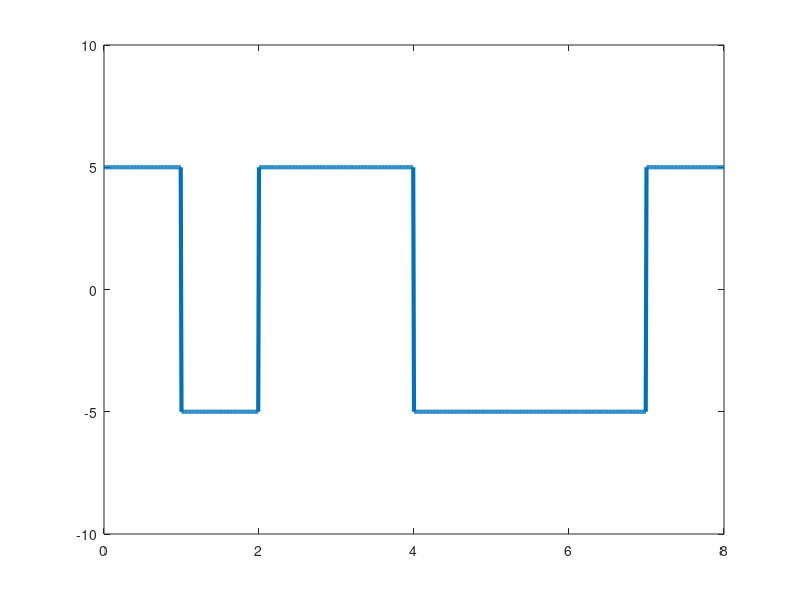

The MATLAB script that drew this image:
bits=[0 1 0 0 1 1 1 0];
bitduration=1;
T=length(bits)*bitduration;
fs=100;
t=0:bitduration/fs:T;



x=zeros(1,length(t));



for i=1:length(bits)

    if(bits(i)==1)

      x((i-1)*fs+1:i*fs)=-5;


     else

       x((i-1)*fs+1:i*fs)=5;


    end



end

x(i*fs+1)=x(i*fs);


plot(t,x,'Linewidth',3);
xlim([0,T]);
ylim([-10 10]);


counter=0;


for i=1:fs:length(x)-1
  counter=counter+1;
    if(x(i)==5)
      result(counter)=0;
    else
       result(counter)=1;
    end
end

 disp( 'result')
